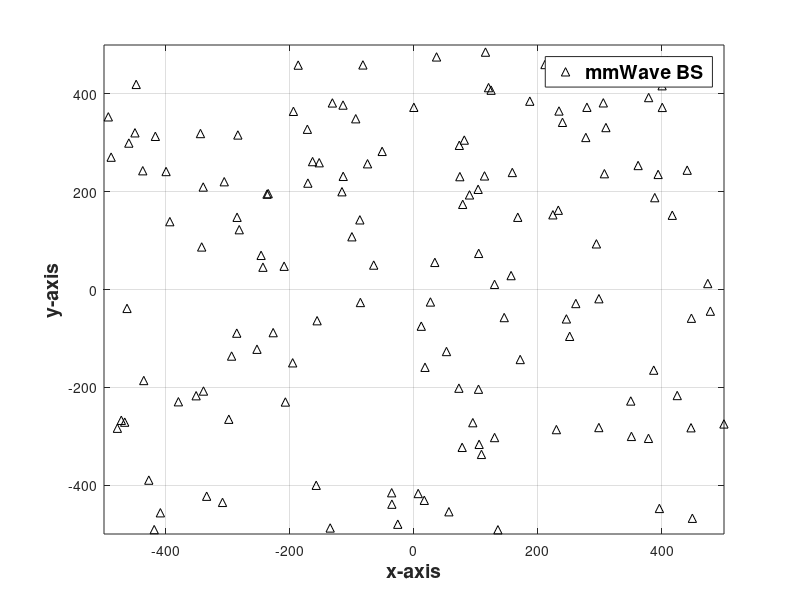

MATLAB code for this plot: (Note: this script raises an error after producing the figure.)
lambda = @(x) 300*(x(:,1).^2 + x(:,2).^2);
lamstar = 120;
N=poissrnd(lamstar); x = rand(N,2)-0.5; % homogeneous PP
ind = find(rand(N,1) < lambda(x)/lamstar);
xa = x(ind,:); % thinned PP
figure;
plot(1000*x(:,1),1000*x(:,2), '^k');
xlim([-500 500]);
ylim([-500 500]);

hold on;
grid on;
box on;
% title('Example of mmWave BSs distribution','FontSize',14, 'FontWeight','bold');
xlabel('x-axis','FontSize',14, 'FontWeight','bold');
ylabel('y-axis','FontSize',14, 'FontWeight','bold');
legend({'mmWave BS'},'FontSize',14, 'FontWeight','bold');
%%
h = open('sysmodel1.fig');
set(h,'Units','Inches');
pos = get(h,'Position');
set(h,'PaperPositionMode','Auto','PaperUnits','Inches','PaperSize',[pos(3), pos(4)])
print(h,'sysmodel1.pdf','-dpdf','-r0');
%%
save('input.mat', 'x');
%%
fileID = fopen('exptable.txt','w');
for i=1:length(x)
    fprintf(fileID,'%f %f\n',x(i,1),x(i,2));
end
fclose(fileID);

